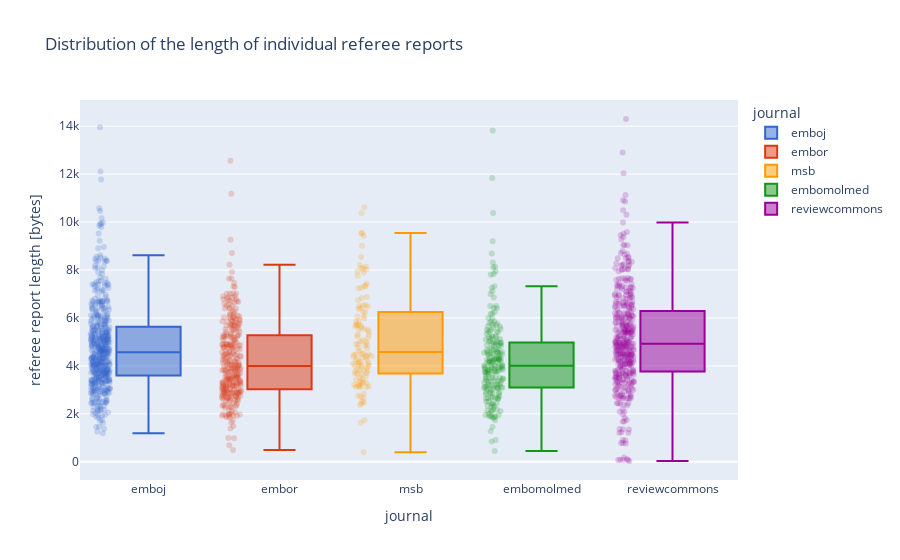

Write notebook code for a chart like this one.
### Code cell
fig = px.box(
    ref_reports,
    y="review_len",
    x="journal",
    category_orders={"journal": ['emboj', 'embor', 'msb', 'embomolmed', 'reviewcommons']},
    color_discrete_sequence=px.colors.qualitative.G10,
    points="all",
    title="Distribution of the length of individual referee reports",
    labels={"review_len": "referee report length [bytes]"},
    color="journal"
)
fig.update_traces(
    marker={"opacity": 0.2}
)
fig.show()
fig.write_image("./img/ref_report_len.png")

### Figure 1 — Plotly figure (JSON) as saved in the notebook; plotly's stock layout.template omitted (floating-point values rounded to 4 significant figures; data arrays with more than 128 entries replaced by an {"elided": "..."} marker saying what was removed)
{"data": [{"alignmentgroup": "True", "boxpoints": "all", "hovertemplate": "journal=%{x}<br>referee report length [bytes]=%{y}<extra></extra>", "legendgroup": "emboj", "marker": {"color": "#3366CC", "opacity": 0.2}, "name": "emboj", "notched": false, "offsetgroup": "emboj", "orientation": "v", "showlegend": true, "type": "box", "x": {"elided": "503 str values"}, "x0": " ", "xaxis": "x", "y": {"elided": "503 int values"}, "y0": " ", "yaxis": "y"}, {"alignmentgroup": "True", "boxpoints": "all", "hovertemplate": "journal=%{x}<br>referee report length [bytes]=%{y}<extra></extra>", "legendgroup": "embor", "marker": {"color": "#DC3912", "opacity": 0.2}, "name": "embor", "notched": false, "offsetgroup": "embor", "orientation": "v", "showlegend": true, "type": "box", "x": {"elided": "314 str values"}, "x0": " ", "xaxis": "x", "y": {"elided": "314 int values"}, "y0": " ", "yaxis": "y"}, {"alignmentgroup": "True", "boxpoints": "all", "hovertemplate": "journal=%{x}<br>referee report length [bytes]=%{y}<extra></extra>", "legendgroup": "msb", "marker": {"color": "#FF9900", "opacity": 0.2}, "name": "msb", "notched": false, "offsetgroup": "msb", "orientation": "v", "showlegend": true, "type": "box", "x": ["msb", "msb", "msb", "msb", "msb", "msb", "msb", "msb", "msb", "msb", "msb", "msb", "msb", "msb", "msb", "msb", "msb", "msb", "msb", "msb", "msb", "msb", "msb", "msb", "msb", "msb", "msb", "msb", "msb", "msb", "msb", "msb", "msb", "msb", "msb", "msb", "msb", "msb", "msb", "msb", "msb", "msb", "msb", "msb", "msb", "msb", "msb", "msb", "msb", "msb", "msb", "msb", "msb", "msb", "msb", "msb", "msb", "msb", "msb", "msb", "msb", "msb", "msb", "msb", "msb", "msb", "msb", "msb", "msb", "msb", "msb", "msb", "msb", "msb", "msb", "msb", "msb", "msb", "msb", "msb", "msb", "msb", "msb", "msb", "msb", "msb", "msb", "msb", "msb", "msb", "msb", "msb", "msb", "msb", "msb", "msb", "msb", "msb", "msb", "msb", "msb", "msb", "msb", "msb", "msb", "msb", "msb", "msb", "msb", "msb", "msb", "msb", "msb", "msb", "msb", "msb", "msb", "msb", "msb", "msb"], "x0": " ", "xaxis": "x", "y": [1628, 7335, 3565, 6876, 6256, 5691, 4887, 3968, 6055, 4908, 6387, 2475, 7752, 3685, 4424, 7894, 9548, 4084, 4382, 5153, 4395, 4242, 2845, 6833, 3647, 8020, 8070, 6536, 5848, 4414, 7237, 5274, 5013, 5224, 393, 3820, 5501, 5695, 2753, 6058, 4495, 3815, 4744, 3920, 3872, 5643, 6408, 5736, 2526, 7934, 4739, 3344, 3160, 4056, 2673, 3112, 7262, 4350, 4487, 4172, 3500, 4050, 9530, 3184, 3147, 5538, 3301, 4248, 4049, 4836, 5079, 3213, 8210, 6745, 3663, 6502, 5000, 4007, 3325, 6482, 4001, 6524, 3766, 3688, 5871, 4459, 8065, 9430, 2722, 3263, 5602, 4157, 5984, 4474, 5431, 4523, 5297, 10383, 10620, 8145, 3799, 8544, 4912, 4631, 1734, 2375, 7438, 5493, 3439, 4138, 5679, 4263, 3416, 9014, 3105, 3245, 3126, 6241, 2428, 7329], "y0": " ", "yaxis": "y"}, {"alignmentgroup": "True", "boxpoints": "all", "hovertemplate": "journal=%{x}<br>referee report length [bytes]=%{y}<extra></extra>", "legendgroup": "embomolmed", "marker": {"color": "#109618", "opacity": 0.2}, "name": "embomolmed", "notched": false, "offsetgroup": "embomolmed", "orientation": "v", "showlegend": true, "type": "box", "x": {"elided": "218 str values"}, "x0": " ", "xaxis": "x", "y": {"elided": "218 int values"}, "y0": " ", "yaxis": "y"}, {"alignmentgroup": "True", "boxpoints": "all", "hovertemplate": "journal=%{x}<br>referee report length [bytes]=%{y}<extra></extra>", "legendgroup": "reviewcommons", "marker": {"color": "#990099", "opacity": 0.2}, "name": "reviewcommons", "notched": false, "offsetgroup": "reviewcommons", "orientation": "v", "showlegend": true, "type": "box", "x": {"elided": "421 str values"}, "x0": " ", "xaxis": "x", "y": {"elided": "421 int values"}, "y0": " ", "yaxis": "y"}], "layout": {"boxmode": "overlay", "legend": {"title": {"text": "journal"}, "tracegroupgap": 0}, "title": {"text": "Distribution of the length of individual referee reports"}, "xaxis": {"anchor": "y", "categoryarray": ["emboj", "embor", "msb", "embomolmed", "reviewcommons"], "categoryorder": "array", "domain": [0, 1], "title": {"text": "journal"}}, "yaxis": {"anchor": "x", "domain": [0, 1], "title": {"text": "referee report length [bytes]"}}}}
